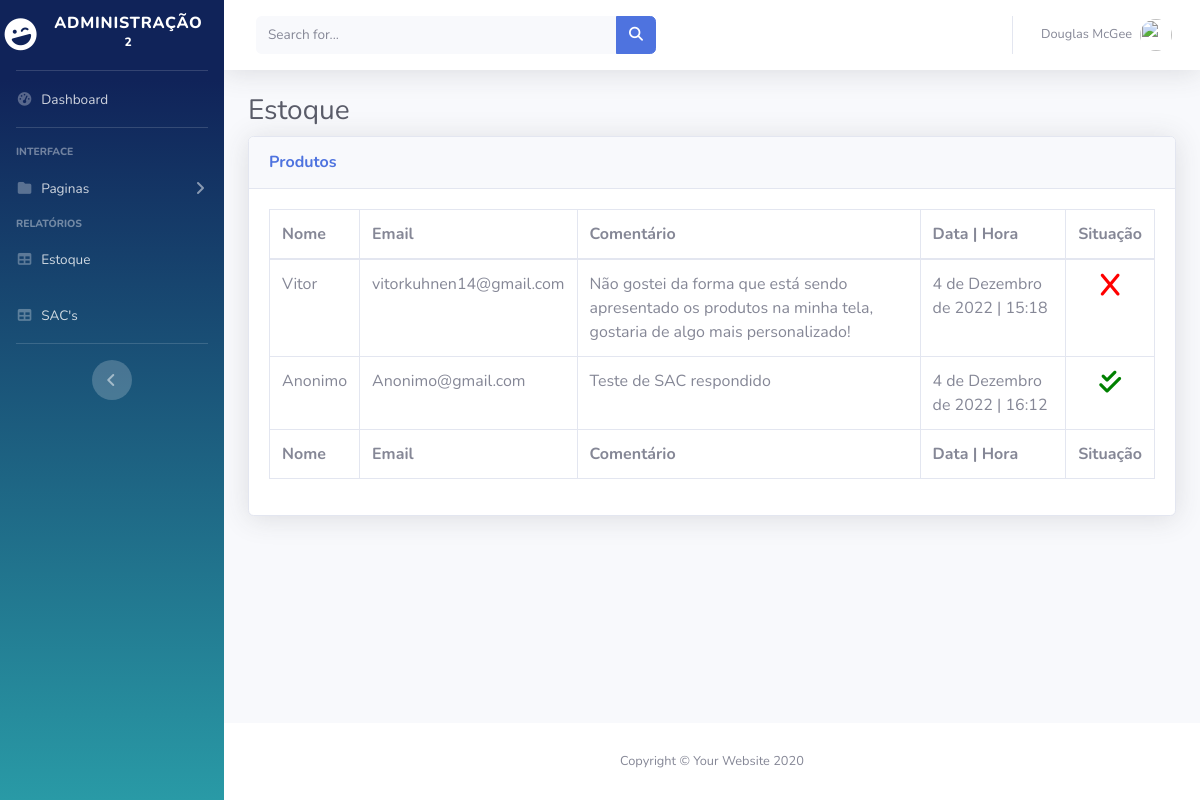
Page /dashboard/sacs/ (signed in) on the earlier database version.
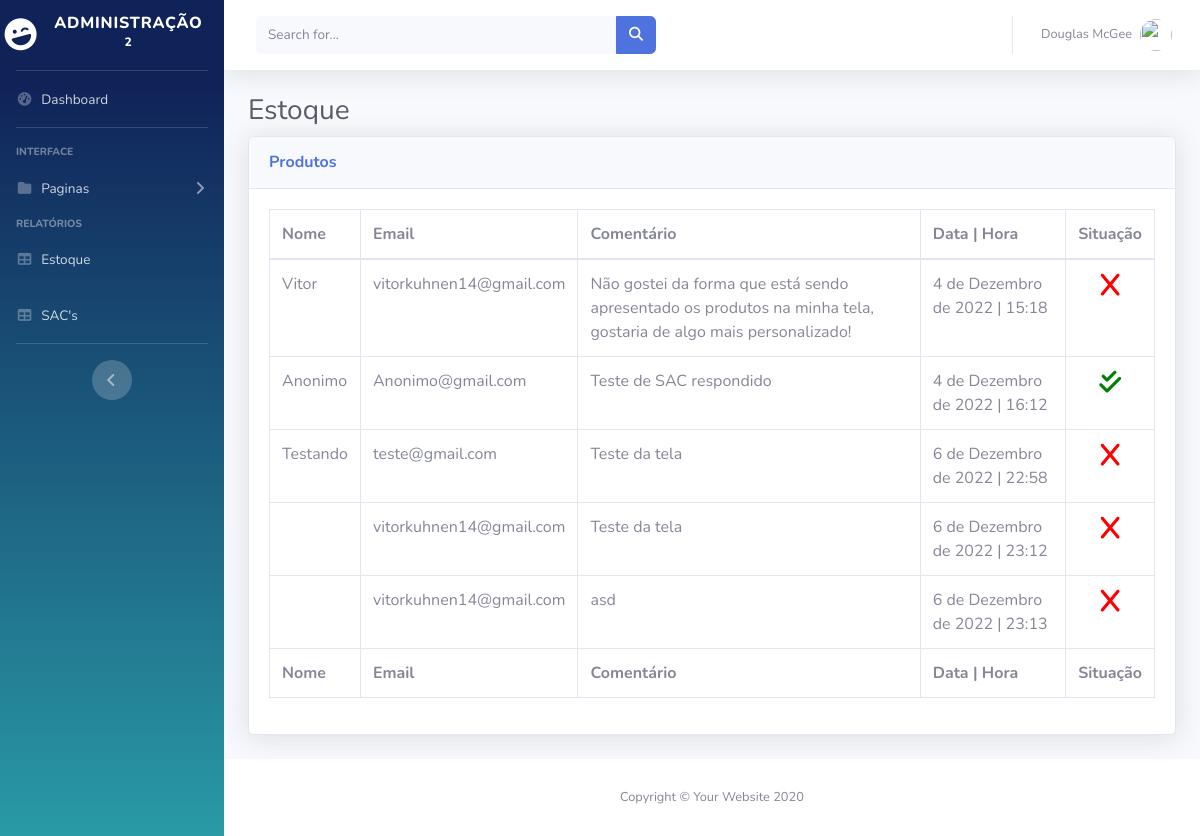
Same page on the later database version.
### ecommerce/models.py (models this page shows, shortened)
class Sac(models.Model):
      nome = models.CharField(max_length=255)
      email = models.CharField(max_length=255)
      comentario = models.TextField()
      data = models.DateField(auto_now_add=True)
      hora = models.TimeField(auto_now_add=True)
      status = models.CharField(max_length=1) # A para "Aberto" e F para "Finalizado"

### ecommerce/views.py (the view)
# urls.py: path('dashboard/sacs/', views.sacs, name='sacs'),
@login_required(login_url='login')
def sacs(request):
    if request.user.is_superuser:
        return render(request, 'admins/sacs/index.html', {'sacs':Sac.objects.all()})
    else:
        return redirect('inicio')

### ecommerce/templates/admins/sacs/index.html (shortened to what the changed rows need)
{% load static %}
<!DOCTYPE html>
<html lang="pt-br">
<head>
    <link href="{% static 'vendor/fontawesome-free/css/all.min.css' %}" rel="stylesheet" type="text/css">
    <link href="{% static 'css/sb-admin-2.min.css' %}" rel="stylesheet">
    <link rel="stylesheet" href="https://cdnjs.cloudflare.com/ajax/libs/font-awesome/6.1.2/css/all.min.css">
    <link href="{% static 'vendor/datatables/dataTables.bootstrap4.min.css' %}" rel="stylesheet">
</head>
<body id="page-top">
    <div id="wrapper">
        <div id="content-wrapper" class="d-flex flex-column">
            <div id="content">
                <div class="container-fluid">
                    <h1 class="h3 mb-2 text-gray-800">Estoque</h1>
                    <div class="card shadow mb-4">
                        <div class="card-body">
                            <div class="table-responsive">
                                <table class="table table-bordered" id="dataTable" width="100%" cellspacing="0">
                                    <thead>
                                        <tr>
                                            <th>Nome</th>
                                            <th>Email</th>
                                            <th>Comentário</th>
                                            <th>Data | Hora</th>
                                            <th>Situação</th>
                                        </tr>
                                    </thead>
                                    <tfoot>
                                        <tr>
                                            <th>Nome</th>
                                            <th>Email</th>
                                            <th>Comentário</th>
                                            <th>Data | Hora</th>
                                            <th>Situação</th>
                                        </tr>
                                    </tfoot>
                                    <tbody>
                                        {% for sac in sacs %}
                                        <tr>
                                            <td>{{sac.nome}}</td>
                                            <td>{{sac.email}}</td>
                                            <td>{{sac.comentario}}</td>
                                            <td>{{sac.data}} | {{sac.hora}} </td>
                                            {% if sac.status == 'A' %}
                                                <td><i class="fa-sharp fa-solid fa-x" style="color: red; font-size: 25px; display: flex; justify-content: center;"></i></td>
                                            {% else %}
                                                <td><i class="fa-solid fa-check-double" style="color: green; font-size: 25px; display: flex; justify-content: center;"></i></td>
                                            {% endif %}
                                        </tr>
                                        {% endfor %}
                                    </tbody>
                                </table>
                            </div>
                        </div>
                    </div>
                </div>
            </div>
        </div>
    </div>
</body>
</html>

Differences in the rows shown:
added Sac: nome "Testando", email "teste@gmail.com", comentario "Teste da tela", data "6 de Dezembro de 2022", hora "22:58", status "A" (drawn)
added Sac: email "vitorkuhnen14@gmail.com", comentario "Teste da tela", data "6 de Dezembro de 2022", hora "23:12", status "A" (drawn)
added Sac: email "vitorkuhnen14@gmail.com", comentario "asd", data "6 de Dezembro de 2022", hora "23:13", status "A" (drawn)
